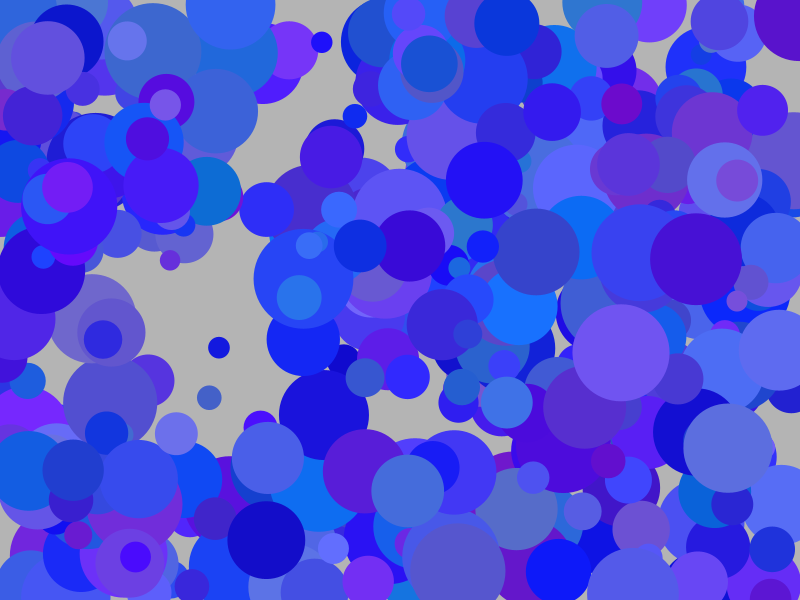
Frame 1 (no input)
Frame 60 (the mouse pressed at the canvas centre just before this capture): identical to frame 1, image omitted
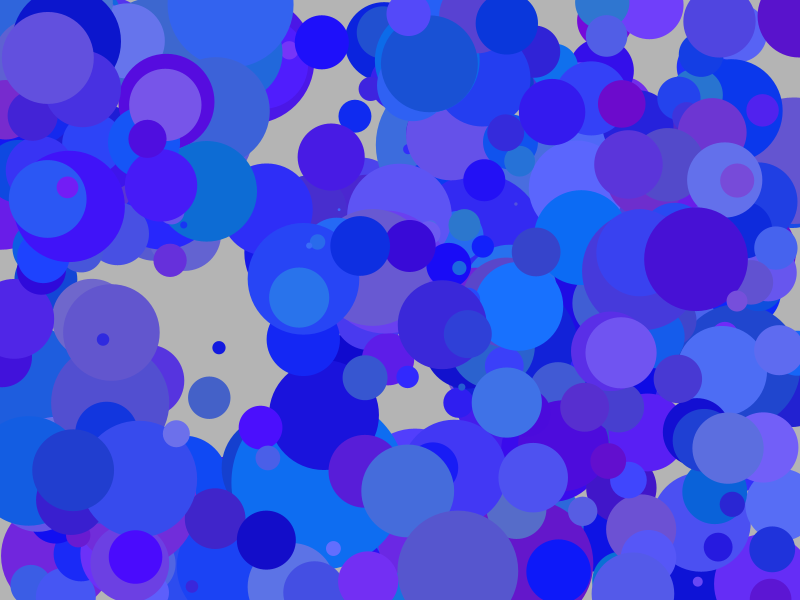
Frame 120 (the mouse held since frame 60 and released just before this capture)

The Processing sketch that drew these frames (run headless with seeded random() and noise(); from frame 60 on, the mouse is pressed at the canvas centre):

// Processing sketch: arrayColorCircles
// ── arrayColorCircles.pde
/*
 * Array Color Circles - Interactive Colorful Circle Animation
 * 
 * This sketch demonstrates:
 * - Array management for multiple objects
 * - Random color generation with specific color ranges
 * - Interactive size changes based on mouse input
 * - Efficient rendering of multiple circles
 * 
 * Key concepts:
 * - Parallel arrays for storing object properties
 * - Random color generation with controlled ranges
 * - Mouse interaction affecting all objects
 * - Array iteration for updates and rendering
 */

int num = 400; // Number of circles to create

color[] rainbow = new color[num]; // Array to store colors for each circle
float[] xs = new float[num]; // Array to store x-coordinates of circles
float[] ys = new float[num]; // Array to store y-coordinates of circles
float[] sizes = new float[num]; // Array to store sizes of circles
void setup() {
  //fullScreen(); // Uncomment for fullscreen mode
  size(800, 600); // Set canvas size to 800x600 pixels
  noStroke(); // Remove stroke from all shapes
  
  // Initialize all circles with random properties
  for (int i = 0; i < rainbow.length; i++) {
    color temp = color(random(10, 120), random(10, 120), random(200, 255)); // Generate random color with blue bias
    rainbow[i] = temp; // Store color in rainbow array
    xs[i] = random(width); // Random x-position within screen width
    ys[i] = random(height); // Random y-position within screen height
    sizes[i] = random(20, 100); // Random size between 20 and 100 pixels
  }
}

void draw() {
  // When mouse is pressed, randomly change sizes of all circles
  if (mousePressed) {
    for (int i = 0; i < rainbow.length; i++) { // Go through all the array indexes
      sizes[i] += random(-5, 5.00001); // Add random size change between -5 and +5
    }
  }

  background(180); // Light gray background
  
  // Draw all circles with their current properties
  for (int i = 0; i < rainbow.length; i++) {
    fill(rainbow[i]); // Set fill color for this circle
    circle(xs[i], ys[i], sizes[i]); // Draw circle at position with current size
  }
}
